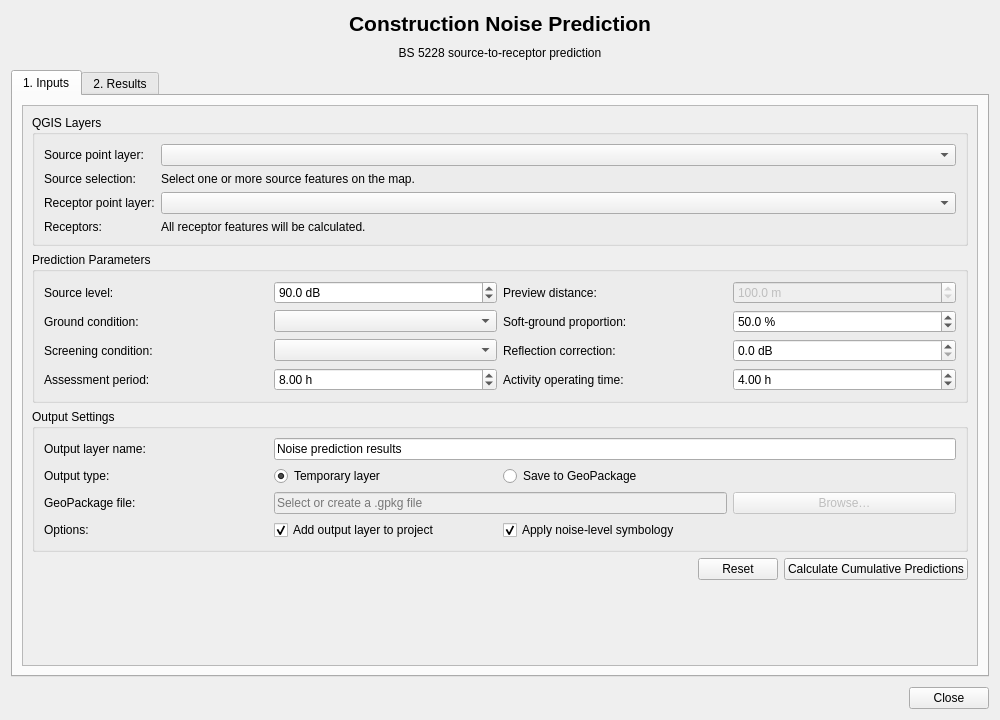
<?xml version='1.0' encoding='utf-8'?>
<ui version="4.0">
 <class>NoisePredictionDialogBase</class>
 <widget class="QDialog" name="NoisePredictionDialogBase">
  <property name="geometry">
   <rect>
    <x>0</x>
    <y>0</y>
    <width>1000</width>
    <height>720</height>
   </rect>
  </property>
  <property name="minimumSize">
   <size>
    <width>820</width>
    <height>600</height>
   </size>
  </property>
  <property name="windowTitle">
   <string>Noise Prediction — BS 5228</string>
  </property>
  <layout class="QVBoxLayout" name="mainLayout">
   <property name="spacing">
    <number>10</number>
   </property>
   <item>
    <widget class="QLabel" name="titleLabel">
     <property name="font">
      <font>
       <pointsize>16</pointsize>
       <weight>75</weight>
       <bold>true</bold>
      </font>
     </property>
     <property name="text">
      <string>Construction Noise Prediction</string>
     </property>
     <property name="alignment">
      <set>Qt::AlignCenter</set>
     </property>
    </widget>
   </item>
   <item>
    <widget class="QLabel" name="subtitleLabel">
     <property name="text">
      <string>BS 5228 source-to-receptor prediction</string>
     </property>
     <property name="alignment">
      <set>Qt::AlignCenter</set>
     </property>
    </widget>
   </item>
   <item>
    <widget class="QTabWidget" name="tabWidget">
     <property name="currentIndex">
      <number>0</number>
     </property>
     <widget class="QWidget" name="inputsTab">
      <attribute name="title">
       <string>1. Inputs</string>
      </attribute>
      <layout class="QVBoxLayout" name="inputsTabLayout">
       <item>
        <widget class="QScrollArea" name="inputsScrollArea">
         <property name="widgetResizable">
          <bool>true</bool>
         </property>
         <widget class="QWidget" name="inputsScrollContents">
          <property name="geometry">
           <rect>
            <x>0</x>
            <y>0</y>
            <width>930</width>
            <height>560</height>
           </rect>
          </property>
          <layout class="QVBoxLayout" name="inputsScrollLayout">
           <item>
            <widget class="QGroupBox" name="layersGroupBox">
             <property name="title">
              <string>QGIS Layers</string>
             </property>
             <layout class="QFormLayout" name="layersFormLayout">
              <item row="0" column="0">
               <widget class="QLabel" name="sourceLayerLabel">
                <property name="text">
                 <string>Source point layer:</string>
                </property>
               </widget>
              </item>
              <item row="0" column="1">
               <widget class="QgsMapLayerComboBox" name="sourceLayerCombo" />
              </item>
              <item row="1" column="0">
               <widget class="QLabel" name="sourceSelectionLabel">
                <property name="text">
                 <string>Source selection:</string>
                </property>
               </widget>
              </item>
              <item row="1" column="1">
               <widget class="QLabel" name="sourceStatusLabel">
                <property name="text">
                 <string>Select one or more source features on the map.</string>
                </property>
                <property name="wordWrap">
                 <bool>true</bool>
                </property>
               </widget>
              </item>
              <item row="2" column="0">
               <widget class="QLabel" name="receptorLayerLabel">
                <property name="text">
                 <string>Receptor point layer:</string>
                </property>
               </widget>
              </item>
              <item row="2" column="1">
               <widget class="QgsMapLayerComboBox" name="receptorLayerCombo" />
              </item>
              <item row="3" column="0">
               <widget class="QLabel" name="receptorStatusTitleLabel">
                <property name="text">
                 <string>Receptors:</string>
                </property>
               </widget>
              </item>
              <item row="3" column="1">
               <widget class="QLabel" name="receptorStatusLabel">
                <property name="text">
                 <string>All receptor features will be calculated.</string>
                </property>
                <property name="wordWrap">
                 <bool>true</bool>
                </property>
               </widget>
              </item>
             </layout>
            </widget>
           </item>
           <item>
            <widget class="QGroupBox" name="parametersGroupBox">
             <property name="title">
              <string>Prediction Parameters</string>
             </property>
             <layout class="QGridLayout" name="parametersGridLayout">
              <item row="0" column="0">
               <widget class="QLabel" name="sourceLevelLabel">
                <property name="text">
                 <string>Source level:</string>
                </property>
               </widget>
              </item>
              <item row="0" column="1">
               <widget class="QDoubleSpinBox" name="sourceLevelSpin">
                <property name="maximum">
                 <double>200.000000000000000</double>
                </property>
                <property name="decimals">
                 <number>1</number>
                </property>
                <property name="value">
                 <double>90.000000000000000</double>
                </property>
                <property name="suffix">
                 <string> dB</string>
                </property>
               </widget>
              </item>
              <item row="0" column="2">
               <widget class="QLabel" name="distanceLabel">
                <property name="text">
                 <string>Preview distance:</string>
                </property>
               </widget>
              </item>
              <item row="0" column="3">
               <widget class="QDoubleSpinBox" name="distanceSpin">
                <property name="enabled">
                 <bool>false</bool>
                </property>
                <property name="minimum">
                 <double>0.100000000000000</double>
                </property>
                <property name="maximum">
                 <double>1000000.000000000000000</double>
                </property>
                <property name="decimals">
                 <number>1</number>
                </property>
                <property name="value">
                 <double>100.000000000000000</double>
                </property>
                <property name="suffix">
                 <string> m</string>
                </property>
               </widget>
              </item>
              <item row="1" column="0">
               <widget class="QLabel" name="groundLabel">
                <property name="text">
                 <string>Ground condition:</string>
                </property>
               </widget>
              </item>
              <item row="1" column="1">
               <widget class="QComboBox" name="groundCombo" />
              </item>
              <item row="1" column="2">
               <widget class="QLabel" name="softGroundLabel">
                <property name="text">
                 <string>Soft-ground proportion:</string>
                </property>
               </widget>
              </item>
              <item row="1" column="3">
               <widget class="QDoubleSpinBox" name="softGroundSpin">
                <property name="maximum">
                 <double>100.000000000000000</double>
                </property>
                <property name="decimals">
                 <number>1</number>
                </property>
                <property name="value">
                 <double>50.000000000000000</double>
                </property>
                <property name="suffix">
                 <string> %</string>
                </property>
               </widget>
              </item>
              <item row="2" column="0">
               <widget class="QLabel" name="screeningLabel">
                <property name="text">
                 <string>Screening condition:</string>
                </property>
               </widget>
              </item>
              <item row="2" column="1">
               <widget class="QComboBox" name="screeningCombo" />
              </item>
              <item row="2" column="2">
               <widget class="QLabel" name="reflectionLabel">
                <property name="text">
                 <string>Reflection correction:</string>
                </property>
               </widget>
              </item>
              <item row="2" column="3">
               <widget class="QDoubleSpinBox" name="reflectionSpin">
                <property name="maximum">
                 <double>20.000000000000000</double>
                </property>
                <property name="decimals">
                 <number>1</number>
                </property>
                <property name="suffix">
                 <string> dB</string>
                </property>
               </widget>
              </item>
              <item row="3" column="0">
               <widget class="QLabel" name="assessmentLabel">
                <property name="text">
                 <string>Assessment period:</string>
                </property>
               </widget>
              </item>
              <item row="3" column="1">
               <widget class="QDoubleSpinBox" name="assessmentDurationSpin">
                <property name="minimum">
                 <double>0.010000000000000</double>
                </property>
                <property name="maximum">
                 <double>48.000000000000000</double>
                </property>
                <property name="decimals">
                 <number>2</number>
                </property>
                <property name="value">
                 <double>8.000000000000000</double>
                </property>
                <property name="suffix">
                 <string> h</string>
                </property>
               </widget>
              </item>
              <item row="3" column="2">
               <widget class="QLabel" name="activityLabel">
                <property name="text">
                 <string>Activity operating time:</string>
                </property>
               </widget>
              </item>
              <item row="3" column="3">
               <widget class="QDoubleSpinBox" name="activityDurationSpin">
                <property name="minimum">
                 <double>0.010000000000000</double>
                </property>
                <property name="maximum">
                 <double>48.000000000000000</double>
                </property>
                <property name="decimals">
                 <number>2</number>
                </property>
                <property name="value">
                 <double>4.000000000000000</double>
                </property>
                <property name="suffix">
                 <string> h</string>
                </property>
               </widget>
              </item>
             </layout>
            </widget>
           </item>
           <item>
            <widget class="QGroupBox" name="outputGroupBox">
             <property name="title">
              <string>Output Settings</string>
             </property>
             <layout class="QGridLayout" name="outputGridLayout">
              <item row="0" column="0">
               <widget class="QLabel" name="outputLayerNameLabel">
                <property name="text">
                 <string>Output layer name:</string>
                </property>
               </widget>
              </item>
              <item row="0" column="1" colspan="3">
               <widget class="QLineEdit" name="outputLayerNameEdit">
                <property name="text">
                 <string>Noise prediction results</string>
                </property>
                <property name="placeholderText">
                 <string>Enter the output layer name</string>
                </property>
               </widget>
              </item>
              <item row="1" column="0">
               <widget class="QLabel" name="outputTypeLabel">
                <property name="text">
                 <string>Output type:</string>
                </property>
               </widget>
              </item>
              <item row="1" column="1">
               <widget class="QRadioButton" name="temporaryOutputRadio">
                <property name="text">
                 <string>Temporary layer</string>
                </property>
                <property name="checked">
                 <bool>true</bool>
                </property>
               </widget>
              </item>
              <item row="1" column="2" colspan="2">
               <widget class="QRadioButton" name="permanentOutputRadio">
                <property name="text">
                 <string>Save to GeoPackage</string>
                </property>
               </widget>
              </item>
              <item row="2" column="0">
               <widget class="QLabel" name="outputPathLabel">
                <property name="text">
                 <string>GeoPackage file:</string>
                </property>
               </widget>
              </item>
              <item row="2" column="1" colspan="2">
               <widget class="QLineEdit" name="outputPathEdit">
                <property name="enabled">
                 <bool>false</bool>
                </property>
                <property name="placeholderText">
                 <string>Select or create a .gpkg file</string>
                </property>
               </widget>
              </item>
              <item row="2" column="3">
               <widget class="QPushButton" name="browseOutputButton">
                <property name="enabled">
                 <bool>false</bool>
                </property>
                <property name="text">
                 <string>Browse…</string>
                </property>
               </widget>
              </item>
              <item row="3" column="0">
               <widget class="QLabel" name="outputOptionsLabel">
                <property name="text">
                 <string>Options:</string>
                </property>
               </widget>
              </item>
              <item row="3" column="1">
               <widget class="QCheckBox" name="addToProjectCheck">
                <property name="text">
                 <string>Add output layer to project</string>
                </property>
                <property name="checked">
                 <bool>true</bool>
                </property>
               </widget>
              </item>
              <item row="3" column="2" colspan="2">
               <widget class="QCheckBox" name="applySymbologyCheck">
                <property name="text">
                 <string>Apply noise-level symbology</string>
                </property>
                <property name="checked">
                 <bool>true</bool>
                </property>
               </widget>
              </item>
             </layout>
            </widget>
           </item>
           <item>
            <layout class="QHBoxLayout" name="inputActionsLayout">
             <item>
              <spacer name="inputActionsSpacer">
               <property name="orientation">
                <enum>Qt::Horizontal</enum>
               </property>
               <property name="sizeHint" stdset="0">
                <size>
                 <width>40</width>
                 <height>20</height>
                </size>
               </property>
              </spacer>
             </item>
             <item>
              <widget class="QPushButton" name="resetButton">
               <property name="text">
                <string>Reset</string>
               </property>
               <property name="minimumHeight">
                <number>36</number>
               </property>
              </widget>
             </item>
             <item>
              <widget class="QPushButton" name="calculateButton">
               <property name="text">
                <string>Calculate Cumulative Predictions</string>
               </property>
               <property name="default">
                <bool>true</bool>
               </property>
               <property name="minimumHeight">
                <number>36</number>
               </property>
              </widget>
             </item>
            </layout>
           </item>
           <item>
            <spacer name="inputsVerticalSpacer">
             <property name="orientation">
              <enum>Qt::Vertical</enum>
             </property>
             <property name="sizeHint" stdset="0">
              <size>
               <width>20</width>
               <height>40</height>
              </size>
             </property>
            </spacer>
           </item>
          </layout>
         </widget>
        </widget>
       </item>
      </layout>
     </widget>
     <widget class="QWidget" name="resultsTab">
      <attribute name="title">
       <string>2. Results</string>
      </attribute>
      <layout class="QVBoxLayout" name="resultsTabLayout">
       <item>
        <widget class="QGroupBox" name="summaryGroupBox">
         <property name="title">
          <string>First Receptor Summary</string>
         </property>
         <layout class="QGridLayout" name="summaryGridLayout">
          <item row="0" column="0">
           <widget class="QLabel" name="distanceResultTitle">
            <property name="text">
             <string>Distance attenuation:</string>
            </property>
           </widget>
          </item>
          <item row="0" column="1">
           <widget class="QLabel" name="distanceResultLabel">
            <property name="text">
             <string>—</string>
            </property>
            <property name="alignment">
             <set>Qt::AlignRight|Qt::AlignVCenter</set>
            </property>
           </widget>
          </item>
          <item row="1" column="0">
           <widget class="QLabel" name="groundResultTitle">
            <property name="text">
             <string>Ground attenuation:</string>
            </property>
           </widget>
          </item>
          <item row="1" column="1">
           <widget class="QLabel" name="groundResultLabel">
            <property name="text">
             <string>—</string>
            </property>
            <property name="alignment">
             <set>Qt::AlignRight|Qt::AlignVCenter</set>
            </property>
           </widget>
          </item>
          <item row="2" column="0">
           <widget class="QLabel" name="screeningResultTitle">
            <property name="text">
             <string>Screening attenuation:</string>
            </property>
           </widget>
          </item>
          <item row="2" column="1">
           <widget class="QLabel" name="screeningResultLabel">
            <property name="text">
             <string>—</string>
            </property>
            <property name="alignment">
             <set>Qt::AlignRight|Qt::AlignVCenter</set>
            </property>
           </widget>
          </item>
          <item row="3" column="0">
           <widget class="QLabel" name="reflectionResultTitle">
            <property name="text">
             <string>Reflection correction:</string>
            </property>
           </widget>
          </item>
          <item row="3" column="1">
           <widget class="QLabel" name="reflectionResultLabel">
            <property name="text">
             <string>—</string>
            </property>
            <property name="alignment">
             <set>Qt::AlignRight|Qt::AlignVCenter</set>
            </property>
           </widget>
          </item>
          <item row="4" column="0">
           <widget class="QLabel" name="durationResultTitle">
            <property name="text">
             <string>Duration correction:</string>
            </property>
           </widget>
          </item>
          <item row="4" column="1">
           <widget class="QLabel" name="durationResultLabel">
            <property name="text">
             <string>—</string>
            </property>
            <property name="alignment">
             <set>Qt::AlignRight|Qt::AlignVCenter</set>
            </property>
           </widget>
          </item>
          <item row="5" column="0">
           <widget class="QLabel" name="beforeDurationResultTitle">
            <property name="text">
             <string>Dominant contribution:</string>
            </property>
           </widget>
          </item>
          <item row="5" column="1">
           <widget class="QLabel" name="beforeDurationResultLabel">
            <property name="text">
             <string>—</string>
            </property>
            <property name="alignment">
             <set>Qt::AlignRight|Qt::AlignVCenter</set>
            </property>
           </widget>
          </item>
          <item row="6" column="0">
           <widget class="QLabel" name="predictedResultTitle">
            <property name="font">
             <font>
              <weight>75</weight>
              <bold>true</bold>
             </font>
            </property>
            <property name="text">
             <string>Combined noise level:</string>
            </property>
           </widget>
          </item>
          <item row="6" column="1">
           <widget class="QLabel" name="predictedResultLabel">
            <property name="font">
             <font>
              <pointsize>16</pointsize>
              <weight>75</weight>
              <bold>true</bold>
             </font>
            </property>
            <property name="text">
             <string>—</string>
            </property>
            <property name="alignment">
             <set>Qt::AlignRight|Qt::AlignVCenter</set>
            </property>
           </widget>
          </item>
         </layout>
        </widget>
       </item>
       <item>
        <widget class="QGroupBox" name="resultsTableGroupBox">
         <property name="title">
          <string>Receptor Prediction Results</string>
         </property>
         <layout class="QVBoxLayout" name="resultsTableLayout">
          <item>
           <widget class="QTableWidget" name="resultsTable" />
          </item>
          <item>
           <layout class="QHBoxLayout" name="resultsActionsLayout">
            <item>
             <spacer name="resultsActionsSpacer">
              <property name="orientation">
               <enum>Qt::Horizontal</enum>
              </property>
              <property name="sizeHint" stdset="0">
               <size>
                <width>40</width>
                <height>20</height>
               </size>
              </property>
             </spacer>
            </item>
            <item>
             <widget class="QPushButton" name="selectReceptorButton">
              <property name="enabled">
               <bool>false</bool>
              </property>
              <property name="text">
               <string>Select on Map</string>
              </property>
              <property name="toolTip">
               <string>Select the receptor corresponding to the current table row.</string>
              </property>
              <property name="minimumHeight">
               <number>32</number>
              </property>
             </widget>
            </item>
            <item>
             <widget class="QPushButton" name="zoomReceptorButton">
              <property name="enabled">
               <bool>false</bool>
              </property>
              <property name="text">
               <string>Zoom to Receptor</string>
              </property>
              <property name="toolTip">
               <string>Select and zoom the QGIS map to the current receptor.</string>
              </property>
              <property name="minimumHeight">
               <number>32</number>
              </property>
             </widget>
            </item>
            <item>
             <widget class="QPushButton" name="exportCsvButton">
              <property name="enabled">
               <bool>false</bool>
              </property>
              <property name="text">
               <string>Export Results to CSV</string>
              </property>
              <property name="toolTip">
               <string>Export the current receptor prediction table to a CSV file.</string>
              </property>
              <property name="minimumHeight">
               <number>32</number>
              </property>
             </widget>
            </item>
           </layout>
          </item>
         </layout>
        </widget>
       </item>
      </layout>
     </widget>
    </widget>
   </item>
   <item>
    <widget class="QDialogButtonBox" name="dialogButtons">
     <property name="standardButtons">
      <set>QDialogButtonBox::Close</set>
     </property>
    </widget>
   </item>
  </layout>
 </widget>
 <customwidgets>
  <customwidget>
   <class>QgsMapLayerComboBox</class>
   <extends>QComboBox</extends>
   <header>qgis.gui</header>
  </customwidget>
 </customwidgets>
 <resources />
 <connections />
</ui>
